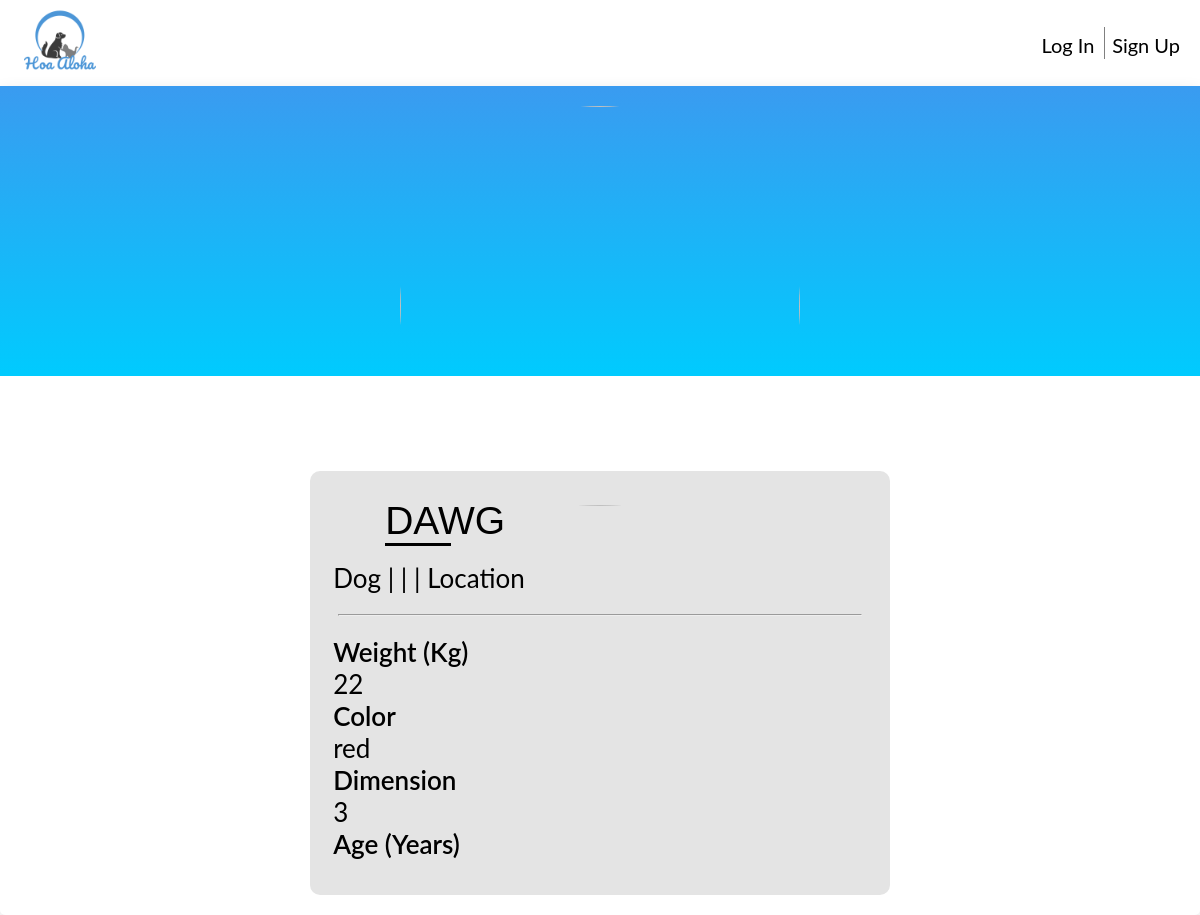
Before: /pages/topic.php?id=1 with the older database file.
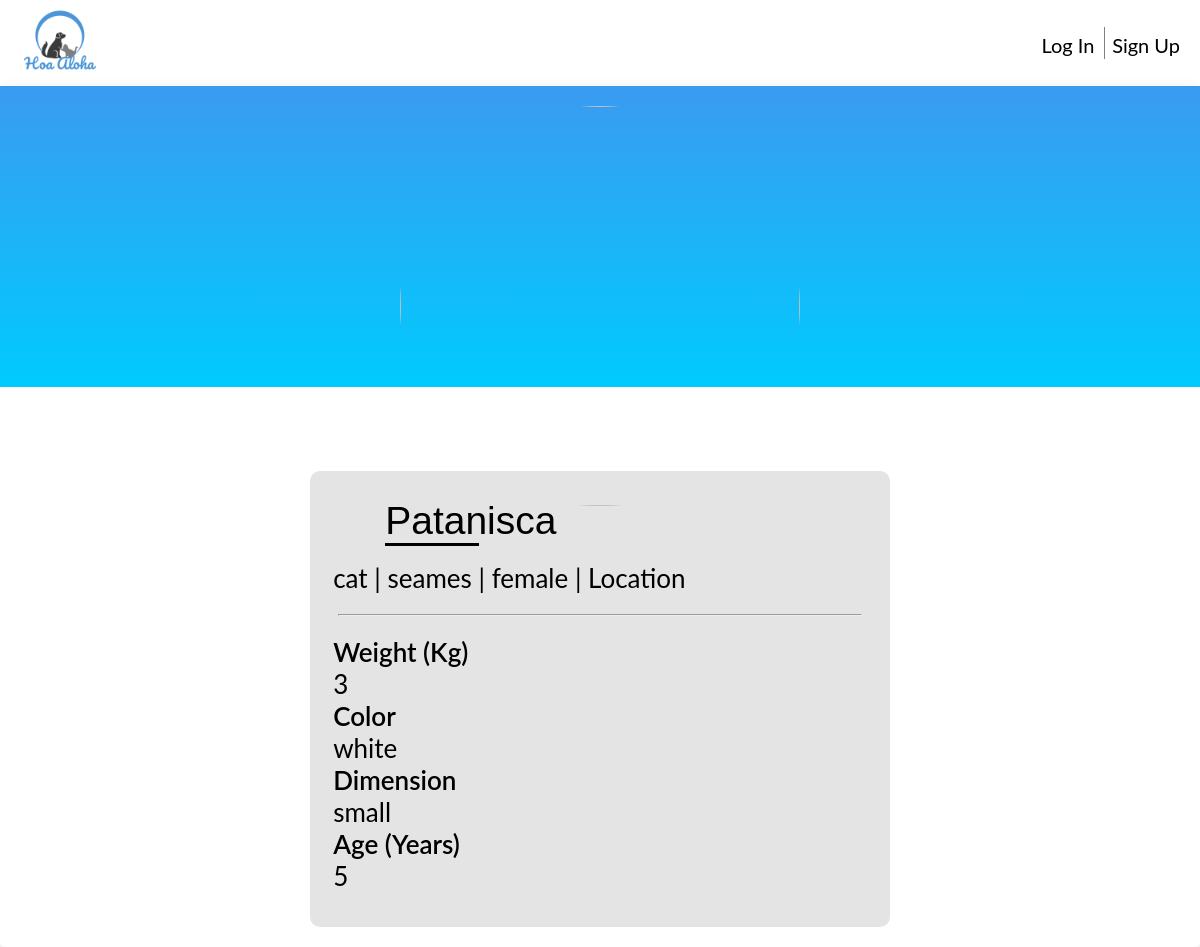
After: the same page with the newer database file.
### tables this page shows
CREATE TABLE PetPhotos(
	idPet         INTEGER REFERENCES Pets(id),
	idPhoto        INTEGER REFERENCES Photos(id)
);

CREATE TABLE Pets(
	id          INTEGER PRIMARY KEY AUTOINCREMENT,
	name        VARCHAR(255) NOT NULL,
	species   	VARCHAR(255) NOT NULL,
	breed       VARCHAR(255) NOT NULL,
	weight      FLOAT,
	color 	    VARCHAR(255) NOT NULL,
	dimension   VARCHAR(255) NOT NULL,
	gender		VARCHAR(255) NOT NULL,
	age			INTEGER NOT NULL
);

### database/db_animal.php (called while the page is built, shortened)
<?php
  function getAnimal($id) {
    $db = Database::instance()->db();
    $stmt = $db->prepare('SELECT * FROM Pets INNER JOIN PetPhotos ON Pets.id = PetPhotos.idPet WHERE id = ?');
    $stmt->execute(array($id));
    return $stmt->fetch();
  }
?>

### database/db_topic.php (called while the page is built, shortened)
<?php
  function getTopic($id) {
    $db = Database::instance()->db();
    $stmt = $db->prepare('SELECT Topics.id, idPet, username, description FROM Topics INNER JOIN UserEntities ON Topics.idUserEntity=UserEntities.id WHERE Topics.id = ?');
    $stmt->execute(array($id));
    return $stmt->fetch();
  }
?>

### templates/tpl_animal.php (the view, shortened to what this page needs)
<?php function draw_animal_full($animal){
 ?>
    <div class="animal-container">
        <div class="animal-photo">
          <img src="../database/db_link_image.php?id=<?php echo $animal['idPhoto'];?>">
        </div>
        <div class="animal-card">
          <div id="animal-name-profile" class="animal-name"><?=$animal['name']?></div>
          <ul>
            <li class="animal-species"> <?=$animal['species']?> </li>
            <li class="animal-breed"> <?=$animal['breed']?> </li>
            <li class="animal-gender"> <?=$animal['gender']?> </li>
            <li class="animal-location"> Location </li>
          </ul>
          <hr>
          <div class="animal-stats">
              <div class="animal-stat">
                <div class="stat-title">
                  Weight (Kg)
                </div>
                <?=$animal['weight']?>
              </div>
              <div class="animal-stat">
                <div class="stat-title">
                  Color
                </div>
                <?=$animal['color']?>
              </div>
              <div class="animal-stat">
                <div class="stat-title">
                  Dimension
                </div>
                <?=$animal['dimension']?>
              </div>
              <div class="animal-stat">
                <div class="stat-title">
                  Age (Years)
                </div>
                <?=$animal['age']?>
              </div>
          </div>
        </div>
    </div>
<?php } ?>

Changed rows visible on the page:
removed petphotos: idPet.name "DAWG", idPet.species "Dog", idPet.weight "22", idPet.color "red", idPet.dimension "3"
now on this page (row unchanged): petphotos: idPet.name "Patanisca", idPet.species "cat", idPet.breed "seames", idPet.gender "female", idPet.weight "3", idPet.color "white", idPet.dimension "small", idPet.age "5"
